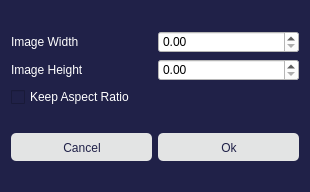
<?xml version="1.0" encoding="UTF-8"?>
<ui version="4.0">
 <class>ResizeImageView</class>
 <widget class="QDialog" name="ResizeImageView">
  <property name="geometry">
   <rect>
    <x>0</x>
    <y>0</y>
    <width>310</width>
    <height>192</height>
   </rect>
  </property>
  <property name="windowTitle">
   <string>Dialog</string>
  </property>
  <property name="styleSheet">
   <string notr="true">font: 11pt &quot;Work Sans&quot;; 
background-color: rgb(32, 33, 72);</string>
  </property>
  <layout class="QVBoxLayout" name="verticalLayout_3">
   <item>
    <layout class="QVBoxLayout" name="verticalLayout_2">
     <item>
      <layout class="QVBoxLayout" name="verticalLayout">
       <item>
        <layout class="QHBoxLayout" name="horizontalLayout_2">
         <item>
          <widget class="QLabel" name="label">
           <property name="styleSheet">
            <string notr="true">color:white;</string>
           </property>
           <property name="text">
            <string>Image Width</string>
           </property>
          </widget>
         </item>
         <item>
          <widget class="QDoubleSpinBox" name="widthSpinBox">
           <property name="styleSheet">
            <string notr="true">color:black; 
background-color: rgb(255, 255, 255);</string>
           </property>
          </widget>
         </item>
        </layout>
       </item>
       <item>
        <layout class="QHBoxLayout" name="horizontalLayout">
         <item>
          <widget class="QLabel" name="label_2">
           <property name="styleSheet">
            <string notr="true">color:white;</string>
           </property>
           <property name="text">
            <string>Image Height</string>
           </property>
          </widget>
         </item>
         <item>
          <widget class="QDoubleSpinBox" name="hightSpinBox">
           <property name="styleSheet">
            <string notr="true">color:black; 
background-color: rgb(255, 255, 255);</string>
           </property>
          </widget>
         </item>
        </layout>
       </item>
      </layout>
     </item>
     <item>
      <widget class="QCheckBox" name="checkBox">
       <property name="styleSheet">
        <string notr="true">color:white;</string>
       </property>
       <property name="text">
        <string>Keep Aspect Ratio</string>
       </property>
      </widget>
     </item>
    </layout>
   </item>
   <item>
    <layout class="QHBoxLayout" name="horizontalLayout_3">
     <item>
      <widget class="QPushButton" name="Cancel">
       <property name="styleSheet">
        <string notr="true">QPushButton{background-color:rgb(227, 228, 228);border:0px; color: rgb(32, 33, 72); height:26.96px; width: 113.5px; padding-top:1px; border-radius:4.8px; padding-left:1.3px; selection-color: rgb(32, 33, 72); selection-background-color: rgb(136, 138, 133);
} QPushButton:checked{background-color: rgb(136, 138, 133);} QPushButton:pressed {background-color: rgb(136, 138, 133);}</string>
       </property>
       <property name="text">
        <string>Cancel</string>
       </property>
      </widget>
     </item>
     <item>
      <widget class="QPushButton" name="Ok">
       <property name="styleSheet">
        <string notr="true">QPushButton{background-color:rgb(227, 228, 228);border:0px; color: rgb(32, 33, 72); height:26.96px; width: 113.5px; padding-top:1px; border-radius:4.8px; padding-left:1.3px; selection-color: rgb(32, 33, 72); selection-background-color: rgb(136, 138, 133);
} QPushButton:checked{background-color: rgb(136, 138, 133);} QPushButton:pressed {background-color: rgb(136, 138, 133);}</string>
       </property>
       <property name="text">
        <string>Ok</string>
       </property>
      </widget>
     </item>
    </layout>
   </item>
  </layout>
 </widget>
 <resources/>
 <connections/>
</ui>
